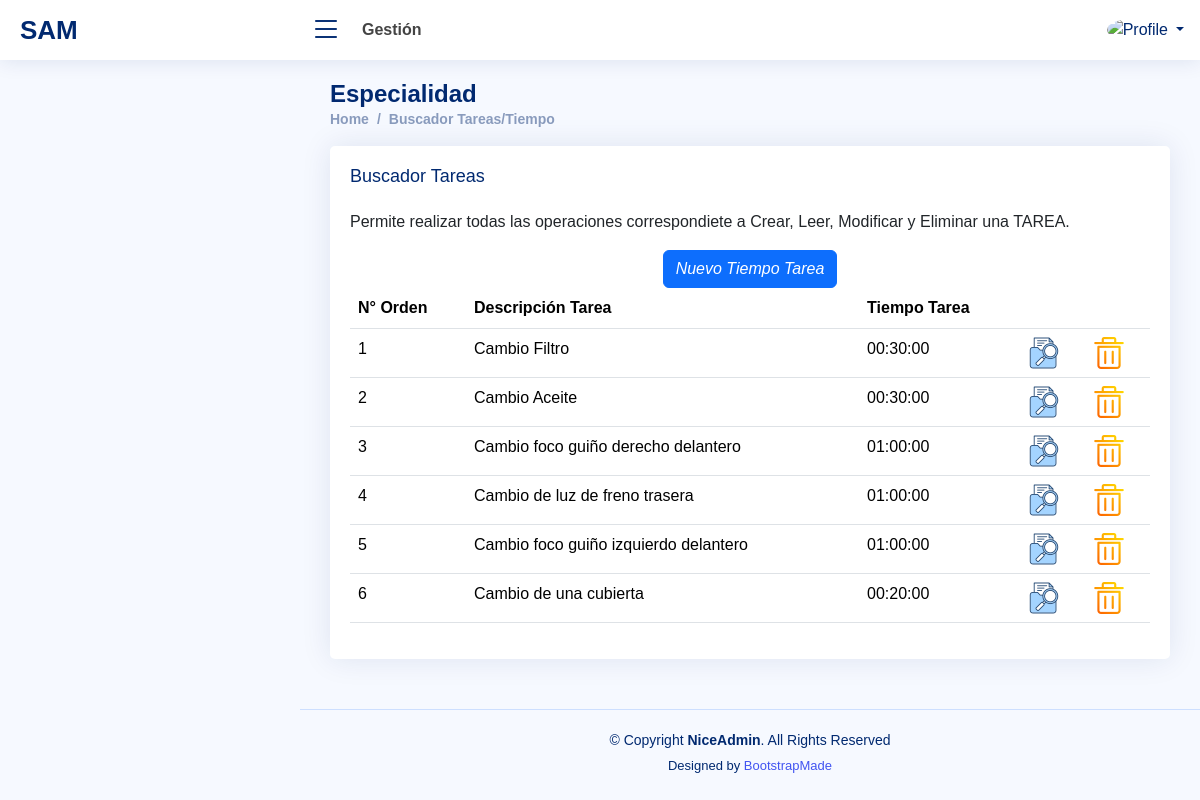
The app's page /buscadortareas.php (signed in) with its own data.
### tables this page shows
CREATE TABLE `tareas` (
  `idtarea` int(11) NOT NULL AUTO_INCREMENT,
  `descripciontarea` varchar(100) DEFAULT NULL,
  `tiempotarea` time DEFAULT NULL,
  `accion` varchar(1) DEFAULT NULL,
  `idempleadoaccion` int(11) DEFAULT NULL,
  `fechaaccion` datetime DEFAULT NULL,
  PRIMARY KEY (`idtarea`)
);

### buscadortareas.php (the view, shortened to what this page needs)
<?php
  if (isset($_SESSION['id']))
  {
    $foto=$_SESSION['foto'];
    $nombrecorto=$_SESSION['nombrecorto'];
  }
  else
  {
    header('Location: index.php');
    exit;
  }
?>
<!DOCTYPE html>
<html lang="en">
<head>
  <link href="assets/font/Open_Sans.css" rel="stylesheet">
  <link href="assets/vendor/bootstrap/css/bootstrap.min.css" rel="stylesheet">
  <link href="assets/vendor/bootstrap-icons/bootstrap-icons.css" rel="stylesheet">
  <link href="assets/vendor/boxicons/css/boxicons.min.css" rel="stylesheet">
  <link href="assets/vendor/quill/quill.snow.css" rel="stylesheet">
  <link href="assets/vendor/quill/quill.bubble.css" rel="stylesheet">
  <link href="assets/vendor/remixicon/remixicon.css" rel="stylesheet">
  <link href="assets/vendor/simple-datatables/style.css" rel="stylesheet">
  <link href="assets/css/style.css" rel="stylesheet">
</head>
<body>
  <header id="header" class="header fixed-top d-flex align-items-center">
    <div class="d-flex align-items-center justify-content-between">
      <a href="home.php" class="logo d-flex align-items-center">
        <span class="d-none d-lg-block">SAM</span>
      </a>
      <i class="bi bi-list toggle-sidebar-btn"></i>
    </div>
    <div class="search-bar">
      <strong>Gestión</strong>
    </div>
    <nav class="header-nav ms-auto">
      <ul class="d-flex align-items-center">
        <li class="nav-item dropdown pe-3">
          <a class="nav-link nav-profile d-flex align-items-center pe-0" href="#" data-bs-toggle="dropdown">
            <img src="assets/img/<?php echo $foto; ?>" alt="Profile" class="rounded-circle">
            <span class="d-none d-md-block dropdown-toggle ps-2"><?php echo $nombrecorto; ?></span>
          </a>
        </li>
      </ul>
    </nav>
  </header>
  <main id="main" class="main">
    <div class="pagetitle">
      <h1>Especialidad</h1>
      <nav>
        <ol class="breadcrumb">
          <li class="breadcrumb-item"><a href="home.php">Home</a></li>
          <li class="breadcrumb-item"><a href="buscadortareas.php">Buscador Tareas/Tiempo</a></li>
        </ol>
      </nav>
    </div>
    <section class="section">
      <div class="row">
        <div class="col-lg-12">
          <div class="card">
            <div class="card-body">
              <h5 class="card-title">Buscador Tareas</h5>
              <p>Permite realizar todas las operaciones correspondiete a Crear, Leer, Modificar y Eliminar una TAREA.</p>
                <div class="text-center">
                  <a href="addtarea.php">
                    <i class="btn btn-primary">Nuevo Tiempo Tarea</i>
                  </a>
                </div>
              <?php
                $sql = "SELECT a.`idtarea`,a.`descripciontarea`,a.`tiempotarea`
                        FROM tareas a
                        WHERE a.`accion`!='B';";
                $con=conectar();
                $result = $con->query($sql);
                if (!$result)
                {
                  die('Invalid query: ' . $mysqli->error);
                }
                else
                {
              ?>
              <table class="table datatable">
                <thead>
                  <tr>
                    <th>N° Orden</th>
                    <th>Descripción Tarea</th>
                    <th>Tiempo Tarea</th>
                    <th>&nbsp;</th>
                    <th>&nbsp;</th>
                  </tr>
                </thead>
                <tbody>
                <?php
                    $fil=1;
                    while($row = mysqli_fetch_array($result))
                    {
                      echo "
                            <tr>
                              <td>".$fil."</td>
                              <td>".$row['descripciontarea']."</td>
                              <td>".$row['tiempotarea']."</td>
                              <td><a href='crudtarea.php?idtarea=".$row['idtarea']."&accion=M'><img src='./assets/img/buscar.png' alt='Ver registro' srcset=''></a></td>
                              <td><a href='crudtarea.php?idtarea=".$row['idtarea']."&accion=B'><img src='./assets/img/eliminar.png' alt='Eliminar registro' srcset=''></a></td>
                            </tr>
                          ";
                          $fil=$fil+1;
                    }
                  }
                ?>
                </tbody>
              </table>
            </div>
          </div>
        </div>
      </div>
    </section>
  </main>
  <footer id="footer" class="footer">
    <div class="copyright">
      &copy; Copyright <strong><span>NiceAdmin</span></strong>. All Rights Reserved
    </div>
    <div class="credits">
      Designed by <a href="https://bootstrapmade.com/">BootstrapMade</a>
    </div>
  </footer>
</body>
</html>

### assets/css/style.css (style rules this page uses)
:root { scroll-behavior: smooth; }
body { font-family: "Open Sans", sans-serif; background: #f6f9ff; color: #444444; }
a { color: #4154f1; text-decoration: none; }
h1, h2, h3, h4, h5, h6 { font-family: "Nunito", sans-serif; }
#main { margin-top: 60px; padding: 20px 30px; transition: all 0.3s; }
.pagetitle { margin-bottom: 10px; }
.pagetitle h1 { font-size: 24px; margin-bottom: 0; font-weight: 600; color: #012970; }
.card { margin-bottom: 30px; border: none; border-radius: 5px; box-shadow: 0px 0 30px rgba(1, 41, 112, 0.1); }
.card-title { padding: 20px 0 15px 0; font-size: 18px; font-weight: 500; color: #012970; font-family: "Poppins", sans-serif; }
.card-body { padding: 0 20px 20px 20px; }
.breadcrumb { font-size: 14px; font-family: "Nunito", sans-serif; color: #899bbd; font-weight: 600; }
.breadcrumb a { color: #899bbd; transition: 0.3s; }
.breadcrumb .breadcrumb-item::before { color: #899bbd; }
.logo { line-height: 1; }
@media (min-width: 1200px) { .logo { width: 280px; } }
.logo span { font-size: 26px; font-weight: 700; color: #012970; font-family: "Nunito", sans-serif; }
.header { transition: all 0.5s; z-index: 997; height: 60px; box-shadow: 0px 2px 20px rgba(1, 41, 112, 0.1); background-color: #fff; padding-left: 20px; }
.header .toggle-sidebar-btn { font-size: 32px; padding-left: 10px; cursor: pointer; color: #012970; }
.header .search-bar { min-width: 360px; padding: 0 20px; }
.header-nav ul { list-style: none; }
.header-nav>ul { margin: 0; padding: 0; }
.header-nav .nav-profile { color: #012970; }
.header-nav .nav-profile img { max-height: 36px; }
.header-nav .nav-profile span { font-size: 14px; font-weight: 600; }
@media (min-width: 1200px) { #main, #footer { margin-left: 300px; } }
.footer { padding: 20px 0; font-size: 14px; transition: all 0.3s; border-top: 1px solid #cddfff; }
.footer .copyright { text-align: center; color: #012970; }
.footer .credits { padding-top: 5px; text-align: center; font-size: 13px; color: #012970; }

### records on screen
tareas: descripciontarea "Cambio Filtro", tiempotarea "00:30:00"
tareas: descripciontarea "Cambio Aceite", tiempotarea "00:30:00"
tareas: descripciontarea "Cambio foco guiño derecho delantero", tiempotarea "01:00:00"
tareas: descripciontarea "Cambio de luz de freno trasera", tiempotarea "01:00:00"
tareas: descripciontarea "Cambio foco guiño izquierdo delantero", tiempotarea "01:00:00"
tareas: descripciontarea "Cambio de una cubierta", tiempotarea "00:20:00"
